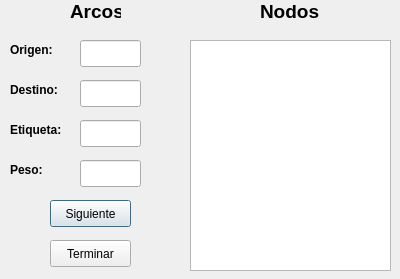
<?xml version="1.0" encoding="UTF-8"?>
<ui version="4.0">
 <class>ManualGraphEdges2</class>
 <widget class="QDialog" name="ManualGraphEdges2">
  <property name="geometry">
   <rect>
    <x>0</x>
    <y>0</y>
    <width>400</width>
    <height>279</height>
   </rect>
  </property>
  <property name="windowTitle">
   <string>Dialog</string>
  </property>
  <widget class="QLineEdit" name="to">
   <property name="geometry">
    <rect>
     <x>80</x>
     <y>80</y>
     <width>61</width>
     <height>27</height>
    </rect>
   </property>
  </widget>
  <widget class="QPushButton" name="next">
   <property name="geometry">
    <rect>
     <x>50</x>
     <y>200</y>
     <width>81</width>
     <height>27</height>
    </rect>
   </property>
   <property name="text">
    <string>Siguiente</string>
   </property>
  </widget>
  <widget class="QLabel" name="label_6">
   <property name="geometry">
    <rect>
     <x>10</x>
     <y>160</y>
     <width>71</width>
     <height>21</height>
    </rect>
   </property>
   <property name="text">
    <string>&lt;html&gt;&lt;head/&gt;&lt;body&gt;&lt;p&gt;&lt;span style=&quot; font-weight:600;&quot;&gt;Peso:&lt;/span&gt;&lt;/p&gt;&lt;/body&gt;&lt;/html&gt;</string>
   </property>
  </widget>
  <widget class="QLabel" name="label0_2">
   <property name="geometry">
    <rect>
     <x>260</x>
     <y>0</y>
     <width>61</width>
     <height>21</height>
    </rect>
   </property>
   <property name="text">
    <string>&lt;html&gt;&lt;head/&gt;&lt;body&gt;&lt;p&gt;&lt;span style=&quot; font-size:14pt; font-weight:600;&quot;&gt;Nodos&lt;/span&gt;&lt;/p&gt;&lt;/body&gt;&lt;/html&gt;</string>
   </property>
  </widget>
  <widget class="QPushButton" name="finish">
   <property name="geometry">
    <rect>
     <x>50</x>
     <y>240</y>
     <width>81</width>
     <height>27</height>
    </rect>
   </property>
   <property name="text">
    <string>Terminar</string>
   </property>
  </widget>
  <widget class="QLineEdit" name="from">
   <property name="geometry">
    <rect>
     <x>80</x>
     <y>40</y>
     <width>61</width>
     <height>27</height>
    </rect>
   </property>
  </widget>
  <widget class="QLabel" name="label_2">
   <property name="geometry">
    <rect>
     <x>10</x>
     <y>40</y>
     <width>61</width>
     <height>21</height>
    </rect>
   </property>
   <property name="text">
    <string>&lt;html&gt;&lt;head/&gt;&lt;body&gt;&lt;p&gt;&lt;span style=&quot; font-weight:600;&quot;&gt;Origen:&lt;/span&gt;&lt;/p&gt;&lt;/body&gt;&lt;/html&gt;</string>
   </property>
  </widget>
  <widget class="QLineEdit" name="label">
   <property name="geometry">
    <rect>
     <x>80</x>
     <y>120</y>
     <width>61</width>
     <height>27</height>
    </rect>
   </property>
  </widget>
  <widget class="QLabel" name="label_3">
   <property name="geometry">
    <rect>
     <x>10</x>
     <y>80</y>
     <width>61</width>
     <height>21</height>
    </rect>
   </property>
   <property name="text">
    <string>&lt;html&gt;&lt;head/&gt;&lt;body&gt;&lt;p&gt;&lt;span style=&quot; font-weight:600;&quot;&gt;Destino:&lt;/span&gt;&lt;/p&gt;&lt;/body&gt;&lt;/html&gt;</string>
   </property>
  </widget>
  <widget class="QLineEdit" name="weight">
   <property name="geometry">
    <rect>
     <x>80</x>
     <y>160</y>
     <width>61</width>
     <height>27</height>
    </rect>
   </property>
  </widget>
  <widget class="QPlainTextEdit" name="nodes">
   <property name="geometry">
    <rect>
     <x>190</x>
     <y>40</y>
     <width>201</width>
     <height>231</height>
    </rect>
   </property>
   <property name="readOnly">
    <bool>true</bool>
   </property>
  </widget>
  <widget class="QLabel" name="label0">
   <property name="geometry">
    <rect>
     <x>70</x>
     <y>0</y>
     <width>51</width>
     <height>21</height>
    </rect>
   </property>
   <property name="text">
    <string>&lt;html&gt;&lt;head/&gt;&lt;body&gt;&lt;p&gt;&lt;span style=&quot; font-size:14pt; font-weight:600;&quot;&gt;Arcos&lt;/span&gt;&lt;/p&gt;&lt;/body&gt;&lt;/html&gt;</string>
   </property>
  </widget>
  <widget class="QLabel" name="label_5">
   <property name="geometry">
    <rect>
     <x>10</x>
     <y>120</y>
     <width>71</width>
     <height>21</height>
    </rect>
   </property>
   <property name="text">
    <string>&lt;html&gt;&lt;head/&gt;&lt;body&gt;&lt;p&gt;&lt;span style=&quot; font-weight:600;&quot;&gt;Etiqueta:&lt;/span&gt;&lt;/p&gt;&lt;/body&gt;&lt;/html&gt;</string>
   </property>
  </widget>
 </widget>
 <resources/>
 <connections/>
</ui>
